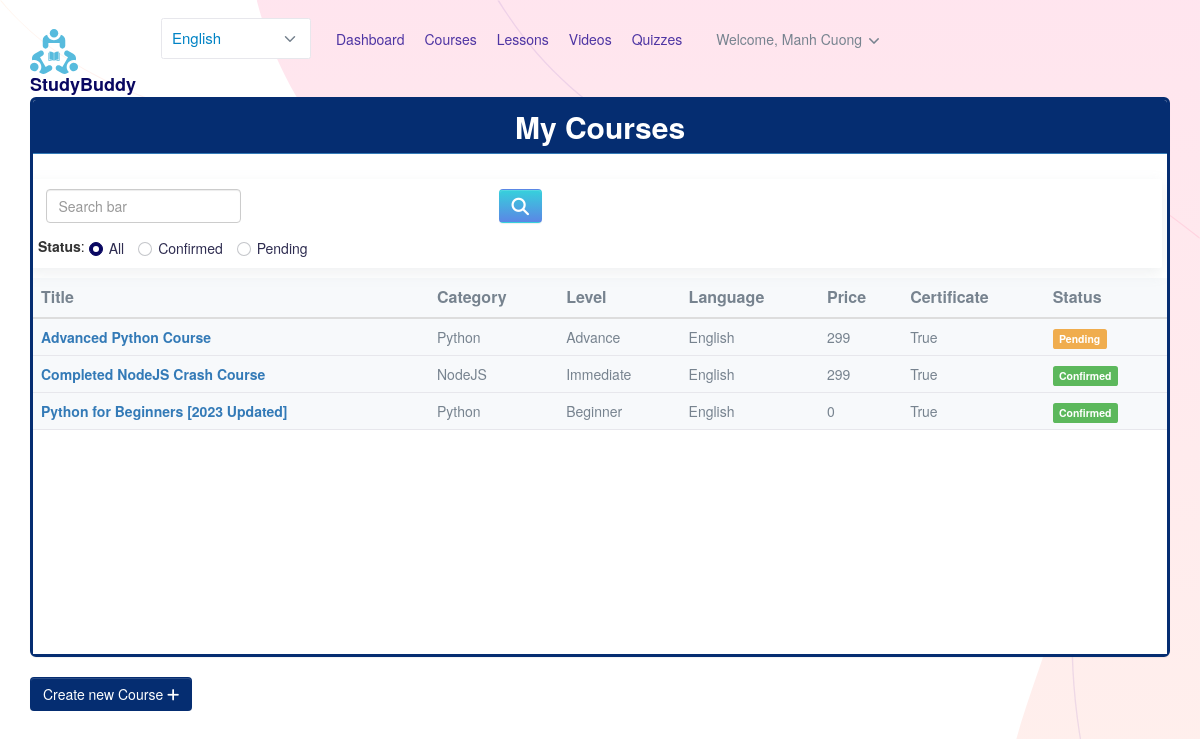
Screenshot of /instructor-course (signed in) with the database file from the repository.
### app/models.py (models this page shows, shortened)
class Course(models.Model):
    STATUS = (
        ('PUBLISH','PUBLISH'),
        ('DRAFT', 'DRAFT'),
    )
    COURSE_TYPE = (
        ('FREE', 'FREE'),
        ('PAID', 'PAID'),
    )
    featured_image = models.FileField(upload_to="Media/featured_img",null=True)
    featured_video = models.CharField(max_length=300,null=True)
    title = models.CharField(max_length=500)
    course_type = models.CharField(choices=COURSE_TYPE,max_length=4, default='FREE')
    created_at = models.DateField(auto_now_add=True)
    user = models.ForeignKey(User,on_delete=models.CASCADE, null=True)
    category = models.ForeignKey(Categories,on_delete=models.CASCADE)
    level = models.ForeignKey(Level, on_delete=models.CASCADE,null=True)
    description = models.TextField()
    price = models.IntegerField(null=True,default=0)
    discount = models.IntegerField(null=True)
    language = models.ForeignKey(Language,on_delete=models.CASCADE,null=True)
    deadline = models.CharField(max_length=100,null=True)
    slug = models.SlugField(default='', max_length=500, null=True, blank=True)
    status = models.CharField(choices=STATUS,max_length=100,null=True)
    has_certificate = models.BooleanField(default=True)
    def __str__(self):
        return self.title
    def instructor_get_absolute_url(self):
        from django.urls import reverse
        return reverse("instructor_course_details", kwargs={'slug': self.slug})

class Categories(models.Model):
    icon = models.CharField(max_length=200,null=True)
    name = models.CharField(max_length=200)
    def __str__(self):
        return self.name

class Level(models.Model):
    name = models.CharField(max_length=100)
    def __str__(self):
        return self.name

class Language(models.Model):
    language = models.CharField(max_length=100)
    def __str__(self):
        return self.language

### app/views.py (the view)
# urls.py: *candy.path('instructor-course', app_views.INSTRUCTOR_COURSE, name='instructor-course'),
@login_required
def INSTRUCTOR_COURSE(request):
    courses = Course.objects.all().filter(user=request.user)
    categories = Categories.objects.all()
    levels = Level.objects.all()
    context = {
        'courses': courses,
        'categories': categories,
        'levels': levels
    }
    print("COURSES: ", courses)
    print("LEVELS: ", levels)
    return candy.render(request, 'app/instructor/course.html', context=context)

### app/candy.py (called while the page is built)
def detectLanguage(request):
    languageDetected = supported_languages[0]
    pagePath = request.path
    if pagePath[-1] == '/': pagePath=pagePath[:-1]
    pagePath = pagePath.split('?')[0]
    pagePath = pagePath.split('#')[0]
    lastPath = pagePath.split('/')[-1]
    if lastPath in supported_languages[1:]:
        languageDetected = lastPath
    return languageDetected

def langRef(path_ref):
    last=path_ref.split('/')[-1]
    if last in supported_languages:
        path_ref=path_ref[:-len(last)-1]
    result='<link rel="alternate" hreflang="en" href="'+addLinks(path_ref,'')+'" />\n'
    result+='<link rel="alternate" hreflang="vi" href="'+addLinks(path_ref,'vi')+'" />\n'
    result+='<link rel="alternate" hreflang="x-default" href="'+addLinks(path_ref,'')+'" />\n'
    return result

def translatedLinks(lang):
    names=[]
    for i in get_resolver().url_patterns:
        if hasattr(i, 'name'):
            if i.name:
                names.append(i.name)
    result = {}
    if lang == supported_languages[0]:
        for i in names:
            if i[-3:] not in ['_vi'] and names.count(i+'_vi'):
                result.update({i:i})
        return result
    for i in names:
        if names.count(i+'_'+lang):
            result.update({i:i+'_'+lang})
    return result

def languageMenu(request, lang):
    path = request.path
    remainder = request.get_full_path()[len(path):]
    selected = [' ', ' ']
    selected[supported_languages.index(lang)]=' selected '
    if supported_languages.index(lang):
        path=path[:-3]
    result = '<select id="languageMenu" class="form-select form-select-sm" aria-label=".form-select-sm example" style="width:150px; " onchange="window.location = this.value;">'
    if path == '/': path = ''
    if path =='':
        result += '<option'+selected[0]+'value="/'+remainder+'">English</option>'
    else:
        result += '<option'+selected[0]+'value="' + path + remainder +'">English</option>'
    result += '<option'+selected[1]+'value="' + path +'/vi'+remainder+'">Tiếng Việt</option>'
    result += '</select>'
    return result

def addLinks(*args):
    result=''
    for i in args:
        if result and result[-1]=='/':result=result[:-1]
        if i and i[-1]=='/':i=i[:-1]
        if i and i[0]=='/':i=i[1:]
        if result and i: result+='/'
        result+=i
    return result

### app/templates/app/instructor/course.html (shortened to what this page needs)
{% extends 'app/instructor_base.html' %}
{% block content %}
<body>
  <head>
    <link href="//netdna.bootstrapcdn.com/bootstrap/3.0.0/css/bootstrap.min.css" rel="stylesheet" id="bootstrap-css">
  </head>
  <div class="container col-sm" >
    <div class="panel panel-primary" style="border-width: 3px; border-radius: 6px; border-color: #052d71;">
      <div class="panel-heading" style="background: linear-gradient( #052d71  , #052d71 );">
        <h6 class="panel-title" style="text-align: center ;font-weight: bold; font-size: 30px; color: #ffffff;">My Courses</h6>
      </div>
      <div class="scroll" style="background-color: #ffffff; width: 100%; height: 500px; overflow-x: hidden; overflow-y: auto;">
          <div class="card card-body p-4 mt-7 shadow-dark" style="float: right; margin: 10px 5px;">
              <form class="w-100 form-inline" method="get" action="{% url 'instructor_search_course'%}">
                <div class="form-group mx-sm-3 mb-2"  style="width: 40%; float: left;">
                  <input type="text" class="form-control" id="search" placeholder="Search bar" name="query">
                </div>
                <button type="submit" class="btn btn-primary mb-2" style="background: linear-gradient( #36d1dc   , #5b86e5 );"></button>
                <div class="filter-data">
                  <span><b>Status</b>:</span>
                  <label class="radio-inline">
                    <input class="form-check-input" type="radio" name="status" id="statusAll" value="All" checked>All
                  </label>
                  <label class="radio-inline">
                    <input  class="form-check-input" type="radio" name="status" id="statusConfirmed" value="Confirmed" >Confirmed
                  </label>
                  <label class="radio-inline">
                    <input class="form-check-input" type="radio" name="status" id="statusPending" value="Pending" >Pending
                  </label>
                </div>
              </form>
          </div>
      <table class="table table-hover" id="dev-table">
        <thead>
          <tr style="font-weight: bold; font-size: 16px;">
            <th>Title</th>
            <th>Category</th>
            <th>Level</th>
            <th>Language</th>
            <th>Price</th>
            <th>Certificate</th>
            <th>Status</th>
          </tr>
        </thead>
        {% for a in courses %}
        <tr>
          <td><a href="{{a.instructor_get_absolute_url}}"><b>{{a.title}}</b></a></td>
          <td>{{a.category}}</td>
          <td>{{a.level}}</td>
          <td>{{a.language}}</td>
          <td>{{a.price}}</td>
          <td>{{a.has_certificate}}</td>
          {%if a.status == 'PUBLISH'%}
          <td><span class="label label-success">Confirmed</span></td>
          {% else %}
          <td><span class="label label-warning">Pending</span></td>
          {% endif %}
        </tr>
        {% endfor %}
      </table>
      </div>
    </div>
      <a href="{% url 'create_course_form' %}" class="btn btn-primary" style="background-color: #052d71;">Create new Course <i class="fa-solid fa-plus"></i> </a>
  </div>
</body>
{% endblock %}

### app/templates/app/components/instructor_site_header.html (shortened to what this page needs)
{% load static %}
<header class="navbar navbar-expand-xl navbar-light" >
        <div class="container">
            <a class="navbar-brand" href="{% url 'home' %}">
                <img src="{% static 'assets/img/logo.svg' %}" class="navbar-brand-img" alt="...">
                StudyBuddy
            </a>
            {{languageMenu|safe}}
            <div class="collapse navbar-collapse z-index-lg" id="navbarCollapse">
                <ul class="navbar-nav ms-auto">
                    <li class="nav-item dropdown dropdown-full-width ">
                        <a href="{% url 'instructor-dashboard' %}" class="nav-link px-xl-4 text-gigas"><span>Dashboard</span></a>
                    </li>
                    <li class="nav-item dropdown dropdown-full-width">
                        <a href="{% url 'instructor-course' %}" class="nav-link px-xl-4 text-gigas"><span>Courses</span></a>
                    </li>
                    <li class="nav-item dropdown dropdown-full-width">
                        <a href="{% url 'instructor-lesson' %}" class="nav-link px-xl-4 text-gigas"><span>Lessons</span></a>
                    </li>
                    <li class="nav-item dropdown dropdown-full-width">
                        <a href="{% url 'instructor-video' %}" class="nav-link px-xl-4 text-gigas"><span>Videos</span></a>
                    </li>
                    <li class="nav-item dropdown dropdown-full-width">
                        <a href="{% url 'instructor-quiz' %}" class="nav-link px-xl-4 text-gigas"><span>Quizzes</span></a>
                    </li>
                    <li class="nav-item dropdown border-0 px-1 px-md-3">
                        <a class="nav-link dropdown-toggle" id="user" data-bs-toggle="dropdown" href="#" aria-haspopup="true" aria-expanded="false">
                           <span>{{header_welcome}}</span>, {{user.username}}
                       </a>
                   </li>
                </ul>
            </div>
        </div>
</header>

### static/assets/css/trans.css (style rules this page uses)
#languageMenu { font-size: 15px; background-color: rgb(255, 255, 255); color: rgb(0, 131, 197); }

### app/templates/app/instructor/course.html (style rules this page uses)
div.scroll { background-color: #ffffff; width: 100%; height: 500px; overflow-x: hidden; overflow-y: auto; }
.filter-data { margin-top: 8px; }

### rows the page displays
Course: title "Advanced Python Course", category "Python", level "Advance", language "English", price "299", has_certificate "True", status "Pending"
Course: title "Completed NodeJS Crash Course", category "NodeJS", level "Immediate", language "English", price "299", has_certificate "True", status "Confirmed"
Course: title "Python for Beginners [2023 Updated]", category "Python", level "Beginner", language "English", price "0", has_certificate "True", status "Confirmed"

### other values shown
{{ header_welcome }} "Welcome"
{{ user.username }} "Manh Cuong"
